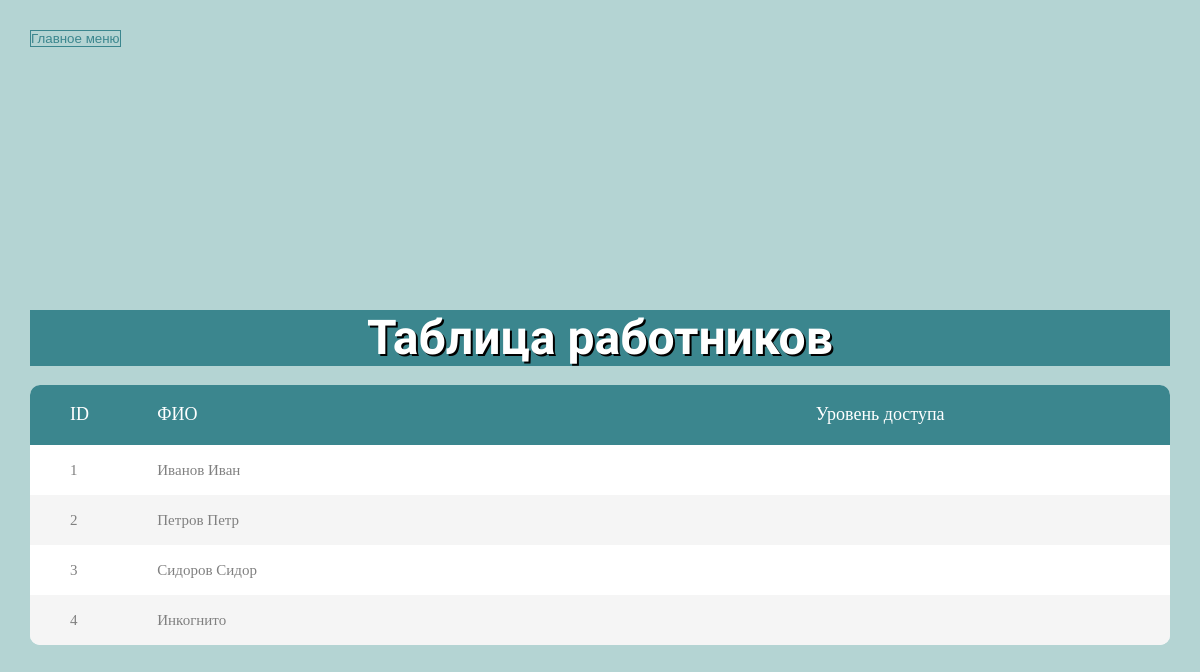
The page /persons/ on the database as committed earlier.
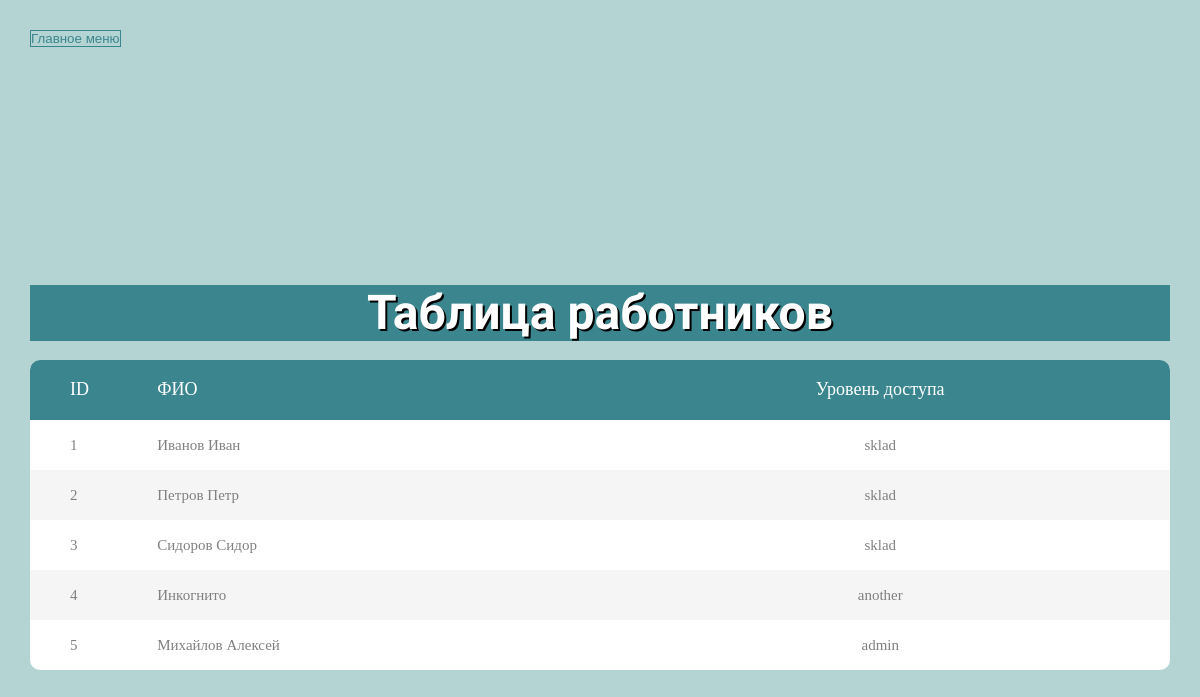
The same page on the database as committed later.
### Positions/models.py (models this page shows)
class Persons (models.Model):
    id = models.AutoField(primary_key=True)  # ИД авторизованного пользователя
    name = models.TextField(null=True) # Фамилия И.О.
    phone = models.IntegerField(null=True) # Номер телефона
    office_position = models.TextField(null=True) # Должность
    level_id = models.ForeignKey(Levels,on_delete=models.SET_NULL, null=True) # Уровень доступа

class Levels(models.Model):
    id = models.AutoField(primary_key=True)  # ИД уровня доступа
    name = models.TextField(null=True)  # Описание уровня доступа

### Positions/views.py (the view, shortened to what this page needs)
# urls.py: path("persons/", views.PersonListView.as_view(), name="persons"),  # таблица персон
class PersonListView(View):
    def get(self, request):
        persons = Persons.objects.all()
        return render(request, "Positions/Tables/Persons_view_table.html", context={"persons":persons})

### Positions/templates/Positions/Tables/Persons_view_table.html
{% extends "Positions/Tables/base_table.html" %}
{% block content %}
            <h1 align="center">Таблица работников</h1><br>
				<div class="table100">
					<table>
						<thead>
							<tr  class="table100-head">
								<th class="column1">ID</th>
								<th class="column3">ФИО</th>
								<th class="column6">Уровень доступа</th>
							</tr>
						</thead>
						<tbody>
                        {% for pers in persons%}
								<tr onclick="document.location='position{{ pers.id }}'">
									<td class="column1">{{ pers.id }}</td>
									<td class="column3">{{ pers.name }}</td>
									<td class="column6">{{ pers.level_id.name }}</td>
								</tr>
                        {% endfor %}
						</tbody>
					</table>
				</div>
{% endblock %}

Rows that differ between the two databases and show on the page:
changed Persons "Иванов Иван": level_id.name (not shown) → "sklad"
changed Persons "Петров Петр": level_id.name (not shown) → "sklad"
changed Persons "Сидоров Сидор": level_id.name (not shown) → "sklad"
changed Persons "Инкогнито": level_id.name (not shown) → "another"
added Persons: id "5", name "Михайлов Алексей", level_id.name "admin"
